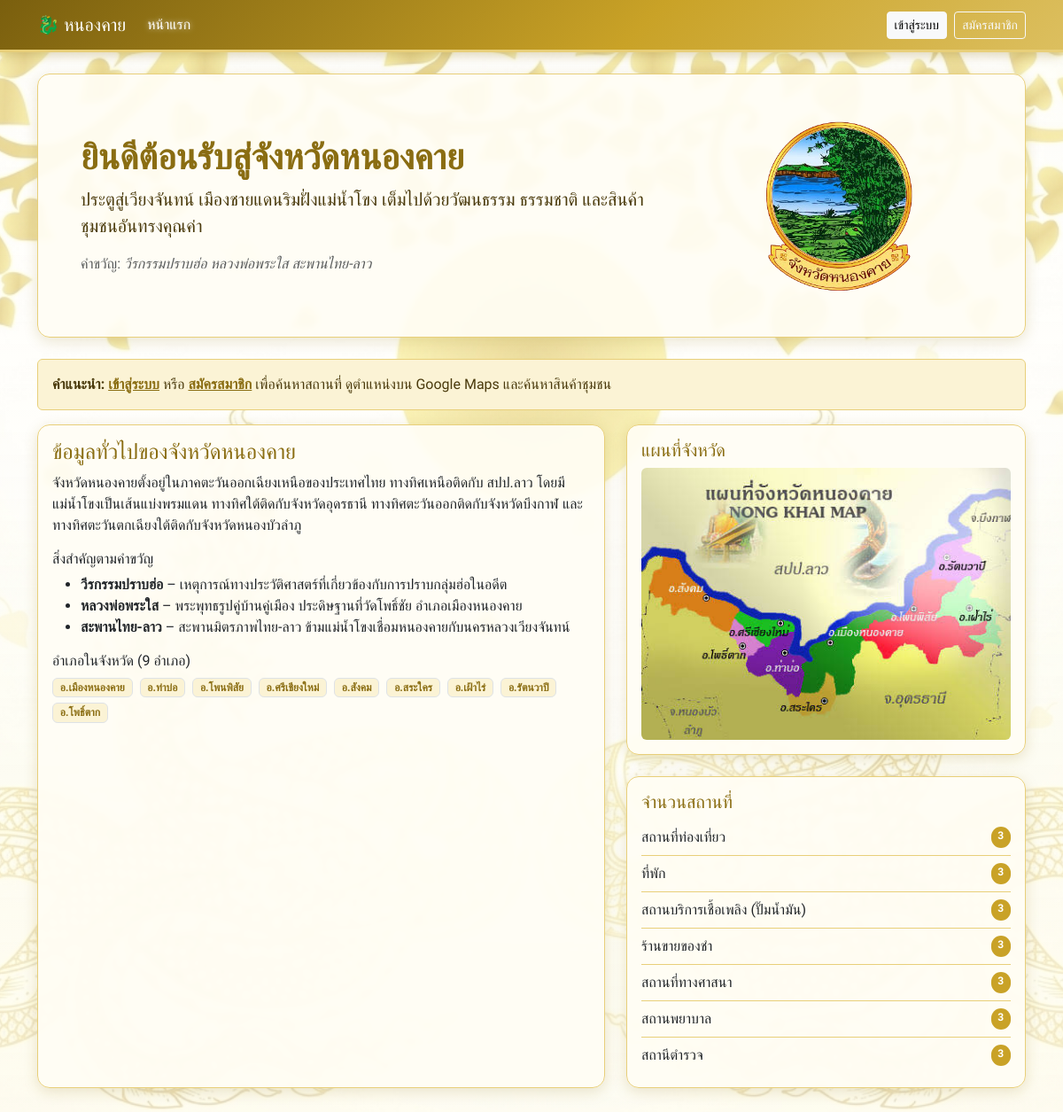
The page / on the database its author committed.
### tables this page shows
CREATE TABLE district (
    district_id VARCHAR(10) PRIMARY KEY,
    district_name VARCHAR(100) NOT NULL
);

### connect.php (called while the page is built, shortened)
<?php
function h($v) {
    return htmlspecialchars((string)($v ?? ''), ENT_QUOTES, 'UTF-8');
}
?>

### index.php (the view, shortened to what this page needs)
<?php
require_once 'connect.php';
$nav_active = 'home';
$districts = $conn->query("SELECT district_name FROM district ORDER BY district_id")->fetch_all(MYSQLI_ASSOC);
$by_type   = $conn->query("SELECT t.place_type_name, COUNT(p.place_id) c
                           FROM place_type t LEFT JOIN place p ON p.place_type_id = t.place_type_id
                           GROUP BY t.place_type_id, t.place_type_name ORDER BY t.place_type_id")->fetch_all(MYSQLI_ASSOC);
?>
<!DOCTYPE html>
<html lang="th">
<head>
    <link href="https://cdn.jsdelivr.net/npm/bootstrap@5.3.0/dist/css/bootstrap.min.css" rel="stylesheet">
</head>
<body class="bg-light">
<?php include 'navbar.php'; ?>
<div class="container pb-5">
    <div class="p-4 p-md-5 mb-4 bg-white rounded-3 shadow-sm">
        <div class="row align-items-center">
            <div class="col-md-8">
                <h1 class="display-6 fw-bold text-success">ยินดีต้อนรับสู่จังหวัดหนองคาย</h1>
                <p class="fs-5">ประตูสู่เวียงจันทน์ เมืองชายแดนริมฝั่งแม่น้ำโขง เต็มไปด้วยวัฒนธรรม ธรรมชาติ และสินค้าชุมชนอันทรงคุณค่า</p>
                <p class="text-muted mb-0">คำขวัญ: <em>วีรกรรมปราบฮ่อ หลวงพ่อพระใส สะพานไทย-ลาว</em></p>
            </div>
            <div class="col-md-4 text-center mt-3 mt-md-0">
                <img src="nongkhai.png" class="img-fluid" style="max-height: 200px;" alt="ตราประจำจังหวัดหนองคาย">
            </div>
        </div>
    </div>
    <?php if (!$is_login): ?>
        <div class="alert alert-info">
            <strong>คำแนะนำ:</strong> <a href="login.php" class="alert-link">เข้าสู่ระบบ</a> หรือ
            <a href="register.php" class="alert-link">สมัครสมาชิก</a>
            เพื่อค้นหาสถานที่ ดูตำแหน่งบน Google Maps และค้นหาสินค้าชุมชน
        </div>
    <?php endif; ?>
    <div class="row g-4">
        <div class="col-lg-7">
            <div class="card shadow-sm h-100">
                <div class="card-body">
                    <h4 class="text-success">ข้อมูลทั่วไปของจังหวัดหนองคาย</h4>
                    <p>จังหวัดหนองคายตั้งอยู่ในภาคตะวันออกเฉียงเหนือของประเทศไทย ทางทิศเหนือติดกับ สปป.ลาว โดยมีแม่น้ำโขงเป็นเส้นแบ่งพรมแดน
                       ทางทิศใต้ติดกับจังหวัดอุดรธานี ทางทิศตะวันออกติดกับจังหวัดบึงกาฬ และทางทิศตะวันตกเฉียงใต้ติดกับจังหวัดหนองบัวลำภู</p>
                    <h6 class="mt-3">สิ่งสำคัญตามคำขวัญ</h6>
                    <ul>
                        <li><strong>วีรกรรมปราบฮ่อ</strong> – เหตุการณ์ทางประวัติศาสตร์ที่เกี่ยวข้องกับการปราบกลุ่มฮ่อในอดีต</li>
                        <li><strong>หลวงพ่อพระใส</strong> – พระพุทธรูปคู่บ้านคู่เมือง ประดิษฐานที่วัดโพธิ์ชัย อำเภอเมืองหนองคาย</li>
                        <li><strong>สะพานไทย-ลาว</strong> – สะพานมิตรภาพไทย-ลาว ข้ามแม่น้ำโขงเชื่อมหนองคายกับนครหลวงเวียงจันทน์</li>
                    </ul>
                    <h6>อำเภอในจังหวัด (<?= count($districts) ?> อำเภอ)</h6>
                    <p>
                        <?php foreach ($districts as $d): ?>
                            <span class="badge bg-success-subtle text-success-emphasis border me-1 mb-1">อ.<?= h($d['district_name']) ?></span>
                        <?php endforeach; ?>
                    </p>
                </div>
            </div>
        </div>
        <div class="col-lg-5">
            <div class="card shadow-sm mb-4">
                <div class="card-body">
                    <h5 class="text-success">แผนที่จังหวัด</h5>
                    <img src="first.jpg" class="img-fluid rounded" alt="แผนที่จังหวัดหนองคาย">
                </div>
            </div>
            <div class="card shadow-sm">
                <div class="card-body">
                    <h5 class="text-success">จำนวนสถานที่</h5>
                    <ul class="list-group list-group-flush">
                        <?php foreach ($by_type as $t): ?>
                            <li class="list-group-item d-flex justify-content-between px-0">
                                <?= h($t['place_type_name']) ?>
                                <span class="badge bg-success rounded-pill"><?= (int)$t['c'] ?></span>
                            </li>
                        <?php endforeach; ?>
                    </ul>
                </div>
            </div>
        </div>
    </div>
</div>
</body>
</html>

### navbar.php (shortened to what this page needs)
<?php
$nav_active = $nav_active ?? '';
$is_login = isset($_SESSION['username']);
$is_admin = $is_login && ($_SESSION['usertype'] ?? '') === 'admin';
function nav_cls($key, $cur) { return 'nav-link' . ($key === $cur ? ' active' : ''); }
?>
<link href="theme.css" rel="stylesheet">
<nav class="navbar navbar-expand-lg navbar-dark bg-success navbar-gold mb-4">
    <div class="container">
        <a class="navbar-brand" href="index.php">🐉 หนองคาย</a>
        <div class="collapse navbar-collapse" id="navbarNav">
            <ul class="navbar-nav me-auto">
                <li class="nav-item"><a class="<?= nav_cls('home', $nav_active) ?>" href="index.php">หน้าแรก</a></li>
            </ul>
            <div class="d-flex align-items-center">
                <?php if ($is_login): ?>
                    <span class="navbar-text me-3 text-white">
                        <?= h($_SESSION['name'] ?? $_SESSION['username']) ?>
                        <span class="badge bg-light text-success"><?= $is_admin ? 'ผู้ดูแลระบบ' : 'สมาชิก' ?></span>
                    </span>
                    <a href="logout.php" class="btn btn-outline-light btn-sm">ออกจากระบบ</a>
                <?php else: ?>
                    <a href="login.php" class="btn btn-light btn-sm me-2">เข้าสู่ระบบ</a>
                    <a href="register.php" class="btn btn-outline-light btn-sm">สมัครสมาชิก</a>
                <?php endif; ?>
            </div>
        </div>
    </div>
</nav>

### theme.css (style rules this page uses)
:root { --gold: #c9a227; --gold-light: #e8cf7a; --gold-pale: #fbf3d5; --gold-dark: #8a6d12; --brown: #4a3a0c; --cream: #fffdf5; }
html { min-height: 100%; }
body, body.bg-light { font-family: 'Sarabun', sans-serif; color: var(--brown); background-color: var(--cream) !important; background-image: url('bg.jpg') !important; background-repeat: no-repeat !important; background-position: center bottom !important; background-size: cover !important; background-attachment: fixed !important; }
body::before { content: ""; position: fixed; inset: 0; background: linear-gradient(180deg, rgba(255,253,245,.35) 0%, rgba(255,253,245,.55) 100%); pointer-events: none; z-index: -1; }
h1, h2, h3, h4, h5, h6, .navbar-brand, .display-6 { font-family: 'Prompt', 'Sarabun', sans-serif; }
.text-success { color: var(--gold-dark) !important; }
.bg-success { background: linear-gradient(135deg, var(--gold-dark), var(--gold) 55%, var(--gold-light)) !important; }
.navbar-gold { background: linear-gradient(135deg, #7a5f0e, var(--gold) 60%, #dcbf5f) !important; border-bottom: 3px solid var(--gold-light); box-shadow: 0 3px 12px rgba(138,109,18,.3); }
.navbar-gold .nav-link { color: #fff8dc; }
.navbar-gold .nav-link:hover, .navbar-gold .nav-link.active { color: #fff; text-shadow: 0 0 6px rgba(255,255,255,.7); }
.card, .bg-white { background-color: rgba(255,253,245,.92) !important; border: 1px solid var(--gold-light) !important; border-radius: 14px !important; backdrop-filter: blur(3px); }
.card.shadow-sm, .shadow-sm, .shadow { box-shadow: 0 4px 16px rgba(138,109,18,.18) !important; }
.badge.bg-success { background: var(--gold) !important; color: #fff; }
.bg-success-subtle { background: var(--gold-pale) !important; }
.text-success-emphasis { color: var(--gold-dark) !important; }
.list-group-item { background: transparent; border-color: var(--gold-light); }
a { color: var(--gold-dark); }
.alert-info { background: var(--gold-pale); border-color: var(--gold-light); color: var(--brown); }
.alert-info .alert-link { color: var(--gold-dark); }

### rows shown on the page
district: district_name "เมืองหนองคาย"
district: district_name "ท่าบ่อ"
district: district_name "โพนพิสัย"
district: district_name "ศรีเชียงใหม่"
district: district_name "สังคม"
district: district_name "สระใคร"
district: district_name "เฝ้าไร่"
district: district_name "รัตนวาปี"
district: district_name "โพธิ์ตาก"

### other values the page prints
count($districts) "9"
$t['place_type_name'] "สถานที่ท่องเที่ยว"
$t['c'] "3"
$t['place_type_name'] "ที่พัก"
$t['place_type_name'] "สถานบริการเชื้อเพลิง (ปั๊มน้ำมัน)"
$t['place_type_name'] "ร้านขายของชำ"
$t['place_type_name'] "สถานที่ทางศาสนา"
$t['place_type_name'] "สถานพยาบาล"
$t['place_type_name'] "สถานีตำรวจ"
